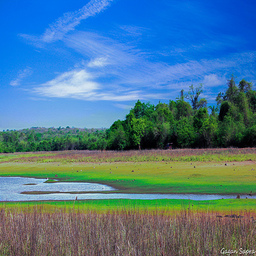
#> input picture research/arxiv_papers/pollock_vgg19/A.jpg, 256 x 256 px
$ python wavelet_transform.py A.jpg
#> lines starting #> are read from the running program, lines starting #| are printed output that depends on the picture; long printed decimals are rounded
import numpy as np
from matplotlib import pyplot as plt
import pywt
from PIL import Image
import matplotlib.font_manager as fm
import argparse

# 创建解析器
parser = argparse.ArgumentParser(description='Process an image file for wavelet transform.')
parser.add_argument('image_path', type=str, help='Path to the image file')

# 解析命令行参数
args = parser.parse_args()

# 打开图像并转换为灰度图
img = Image.open(args.image_path).convert('L')  # 'L' 表示转换为灰度图
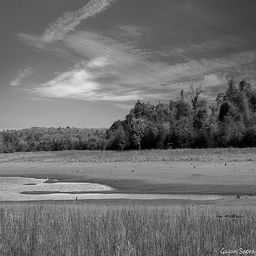
#> img: PIL image 256x256 L; min 0, max 227, mean 110.3
img = np.array(img)

# 使用 Haar 小波对图像进行二维离散小波变换
coeffs2 = pywt.dwt2(img, 'haar')
LLY, (LHY, HLY, HHY) = coeffs2
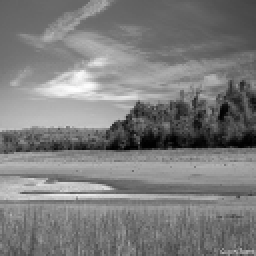
#> LLY: shape (128, 128) float64 (shown 2 times larger); min 1.5, max 449.5, mean 220.7; drawn with min black and max white
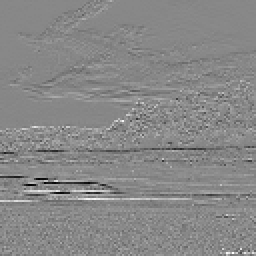
#> LHY: shape (128, 128) float64 (shown 2 times larger); min -118.5, max 103.5, mean 0; drawn with min black and max white
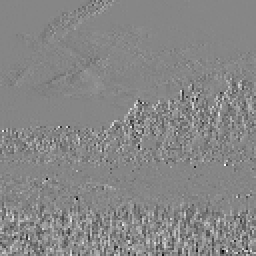
#> HLY: shape (128, 128) float64 (shown 2 times larger); min -86.5, max 78, mean 0.3; drawn with min black and max white
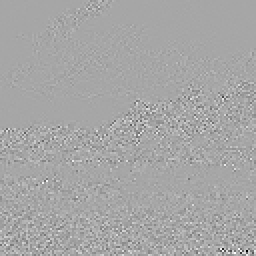
#> HHY: shape (128, 128) float64 (shown 2 times larger); min -92.5, max 49, mean 0; drawn with min black and max white

# 计算 turbulence_mean_power
turbulence_mean_power = np.mean(np.abs(LHY)**2 + np.abs(HLY)**2 + np.abs(HHY)**2)
#> turbulence_mean_power = 329.4

# 计算 turbulence_variance_power
turbulence_variance = np.var(np.abs(LHY)**2 + np.abs(HLY)**2 + np.abs(HHY)**2)
#> turbulence_variance = 738053.3
turbulence_variance_power = np.sqrt(turbulence_variance)
#> turbulence_variance_power = 859.1

# 计算功率谱
power_spectrum = np.abs(LHY)**2 + np.abs(HLY)**2 + np.abs(HHY)**2
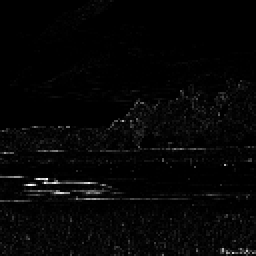
#> power_spectrum: shape (128, 128) float64 (shown 2 times larger); min 0, max 14100.8, mean 329.4; drawn with min black and max white

# 计算功率谱的平均值
power_spectrum_mean = np.mean(power_spectrum)
#> power_spectrum_mean = 329.4

# 计算功率谱的方差
power_spectrum_variance = np.var(power_spectrum)
#> power_spectrum_variance = 738053.3

print(f"湍流平均功率: {turbulence_mean_power}")
#| 湍流平均功率: 329.441
print(f"湍流方差功率: {turbulence_variance_power}")
#| 湍流方差功率: 859.100
print(f"功率谱平均值: {power_spectrum_mean}")
#| 功率谱平均值: 329.441
print(f"功率谱方差: {power_spectrum_variance}")
#| 功率谱方差: 738053.301

# 设置高分辨率的图像显示
plt.figure(figsize=(12, 12), dpi=300)  # figsize 调整图像大小，dpi 增加分辨率

# 创建一个2x2的子图并优化图像显示
titles = ['LLY (low-frequency component)', 'LHY (horizontal high-frequency component)', 'HLY (vertical high-frequency component)', 'HHY (diagonal high-frequency component)']
components = [LLY, LHY, HLY, HHY]

for i in range(4):
    plt.subplot(2, 2, i + 1)
    plt.imshow(components[i], cmap="gray")
    plt.title(titles[i], fontsize=14)  # 字体大小可以调节
    plt.axis('off')  # 去掉坐标轴

# 调整布局，避免子图重叠
plt.tight_layout()

# 显示图像
plt.show()
